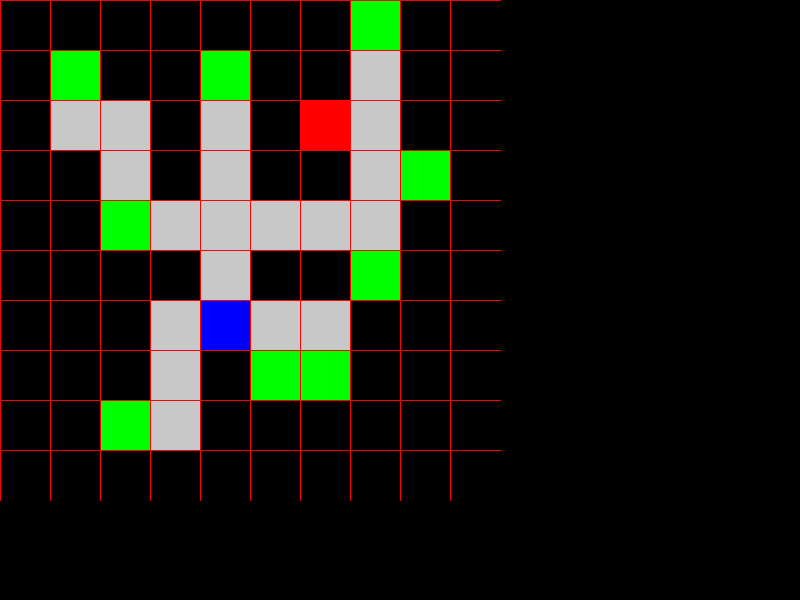
Frame 1 (no input)
Frame 60 (the mouse pressed at the canvas centre just before this capture): identical to frame 1, image omitted
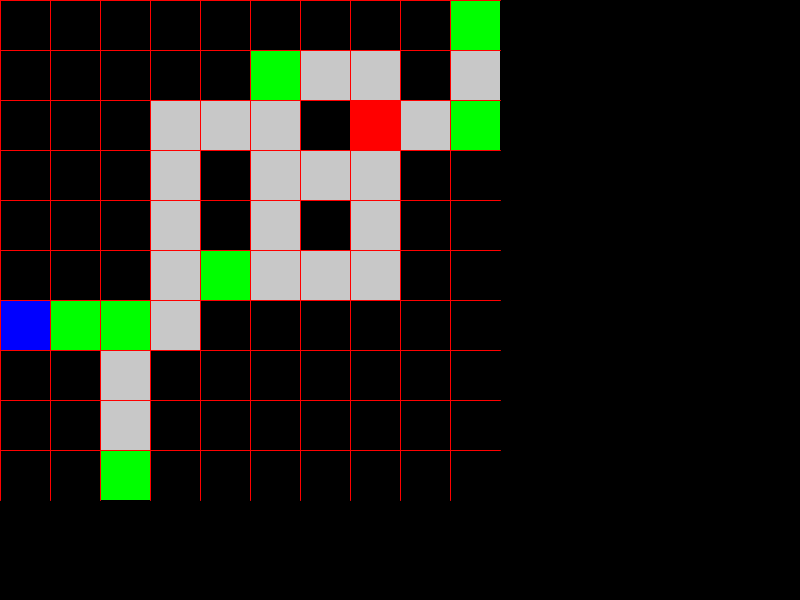
Frame 120 (the mouse held since frame 60 and released just before this capture)

The Processing sketch that drew these frames (run headless with seeded random() and noise(); from frame 60 on, the mouse is pressed at the canvas centre):

// Processing sketch: ProceduralDungeon1
// ── ProceduralDungeon1.pde

int dungeonW = 10;
int dungeonH = 10;
int chunksPerRoom = 5;

int[][] rooms;
int[][] bigrooms;

boolean showTinyRooms = false;
boolean keySpace = false;
boolean keyPrevSpace = false;

class Point {
  int x;
  int y;
  public Point(int x, int y) {
    this.x = x;
    this.y = y;
  }
}
void setup() {
  size(800, 600);

  newDungeon();
  rectMode(CORNER);
  fill(255);
  noStroke();
}
void mousePressed() {
  newDungeon();
}
void newDungeon() {
  rooms = new int[dungeonW*chunksPerRoom][dungeonH*chunksPerRoom];
  bigrooms = new int[dungeonW][dungeonH];

  int halfW = rooms.length/2;
  int halfH = rooms[0].length/2;

  for (int i = 0; i < 6; i++) {
    int x1 = (int)random(rooms.length);
    int y1 = (int)random(rooms[i].length);
    int x2 = (int)random(halfW);
    int y2 = (int)random(halfH);

    if (x1 < halfW) x2 += halfW;
    if (y1 < halfH) y2 += halfH;

    if (i == 0) {
      roomAt(x1, y1, 3); // enter
      roomAt(x2, y2, 4); // exit
    } else {
      roomAt(x1, y1, 2);
      roomAt(x2, y2, 2);
    }

    tunnel(x1, y1, x2, y2);
  }
  // make bigrooms
  for (int x = 0; x < rooms.length; x++) {
    for (int y = 0; y < rooms[x].length; y++) {
      if (rooms[x][y] > bigrooms[x/chunksPerRoom][y/chunksPerRoom]) bigrooms[x/chunksPerRoom][y/chunksPerRoom] = rooms[x][y];
    }
  }
  // remove unnecessary rooms
  ArrayList<Point> points = new ArrayList<Point>();
  for (int x = 0; x < bigrooms.length; x++) {
    for (int y = 0; y < bigrooms[x].length; y++) {
      points.add(new Point(x, y));
    }
  }

  int amt = bigrooms.length * bigrooms[0].length;
  for (int i = 0; points.size () > 0; i = (int)random(points.size())) {

    int x = points.get(i).x;
    int y = points.get(i).y;

    points.remove(points.get(i));

    int r = getBigRoomAt(x, y);
    if (r != 1) continue; // only consider deleting normal rooms
    int[] neighbors = new int[8];

    neighbors[0] = getBigRoomAt(x-1, y-1);
    neighbors[1] = getBigRoomAt(x, y-1);
    neighbors[2] = getBigRoomAt(x+1, y-1);
    neighbors[3] = getBigRoomAt(x+1, y);
    neighbors[4] = getBigRoomAt(x+1, y+1);
    neighbors[5] = getBigRoomAt(x, y+1);
    neighbors[6] = getBigRoomAt(x-1, y+1);
    neighbors[7] = getBigRoomAt(x-1, y);

    int prev = neighbors[neighbors.length-1] > 0 ? 1 : 0;
    int switches = 0;     
    for (int j = 0; j < neighbors.length; j++) {

      int n = (neighbors[j] > 0) ? 1 : 0;
      if (n != prev) {
        prev = n;
        switches++;
      }
    }
    if (switches <= 2) bigrooms[x][y] = 0;
  }
}
int getBigRoomAt(int x, int y) {

  if (x < 0) return 0;
  if (y < 0) return 0;
  if (x >= bigrooms.length) return 0;
  if (y >= bigrooms[0].length) return 0;
  return bigrooms[x][y];
}
int numOfRooms() {
  int num = 0;
  for (int x = 0; x < rooms.length; x++) {
    for (int y = 0; y < rooms[x].length; y++) {
      if (rooms[x][y] > 0) num++;
    }
  }
  return num;
}

boolean validXY(int x, int y) {
  if (x < 0) return false;
  if (y < 0) return false;
  if (x >= rooms.length) return false;
  if (y >= rooms[0].length) return false;
  return true;
}
void roomAt(int x, int y, int val) {
  if (validXY(x, y)) {
    if (rooms[x][y] == 0) rooms[x][y] = val;
  }
}
void tunnel(int x, int y, int tx, int ty) {
  int dx = tx - x;
  int dy = ty - y;
  int adx = abs(dx);
  int ady = abs(dy);
  int len = (int)random(5) + 1;
  if (len > 3) len = 3;

  roomAt(x, y, 1);

  if (adx == 0 && ady == 0) return;
  else if (adx > ady) {
    if (dx > 0) tunnelR(++x, y, tx, ty, len);
    if (dx < 0) tunnelL(--x, y, tx, ty, len);
  } else {
    if (dy > 0) tunnelD(x, ++y, tx, ty, len);
    if (dy < 0) tunnelU(x, --y, tx, ty, len);
  }
}
void tunnelU(int x, int y, int tx, int ty, int depth) {
  roomAt(x, y, 1);
  if (--depth > 0) tunnelU(x, --y, tx, ty, depth);
  else tunnel(x, y, tx, ty);
}
void tunnelD(int x, int y, int tx, int ty, int depth) {
  roomAt(x, y, 1);
  if (--depth > 0) tunnelD(x, ++y, tx, ty, depth);
  else tunnel(x, y, tx, ty);
}
void tunnelR(int x, int y, int tx, int ty, int depth) {
  roomAt(x, y, 1);
  if (--depth > 0) tunnelR(++x, y, tx, ty, depth);
  else tunnel(x, y, tx, ty);
}
void tunnelL(int x, int y, int tx, int ty, int depth) {
  roomAt(x, y, 1);
  if (--depth > 0) tunnelL(--x, y, tx, ty, depth);
  else tunnel(x, y, tx, ty);
}

void draw() {

  if (keySpace && !keyPrevSpace) showTinyRooms = !showTinyRooms;
  keyPrevSpace = keySpace;

  noStroke();
  background(0);
  int mag = 10;
  fill(200);
  int bigmag = mag*chunksPerRoom;
  for (int x = 0; x < bigrooms.length; x++) {
    for (int y = 0; y < bigrooms[x].length; y++) {
      if (bigrooms[x][y] > 0) {
        switch(bigrooms[x][y]) {
        case 1: 
          fill(200); 
          break;
        case 2: // special
          fill(0, 255, 0); 
          break;
        case 3: // entry
          fill(255, 0, 0); 
          break;
        case 4: // exit
          fill(0, 0, 255); 
          break;
        }
        rect(x*bigmag, y*bigmag, bigmag, bigmag);
      }
    }
  }
  if (showTinyRooms) {
    fill(255);
    for (int x = 0; x < rooms.length; x++) {
      for (int y = 0; y < rooms[x].length; y++) {
        if (rooms[x][y] > 0) {
          rect(x*mag, y*mag, mag, mag);
        }
      }
    }
  }

  stroke(255, 0, 0);
  for (int x = 0; x < dungeonW; x++) {
    line(x*bigmag, 0, x*bigmag, dungeonH*bigmag);
  }
  for (int y = 0; y < dungeonH; y++) {
    line(0, y*bigmag, dungeonW*bigmag, y*bigmag);
  }
}

void handleKey(int code, boolean state) {
  switch(code) {
  case 32:
    keySpace = state;
    break;
  }
}
void keyPressed() {
  handleKey(keyCode, true);
}
void keyReleased() {
  handleKey(keyCode, false);
}
